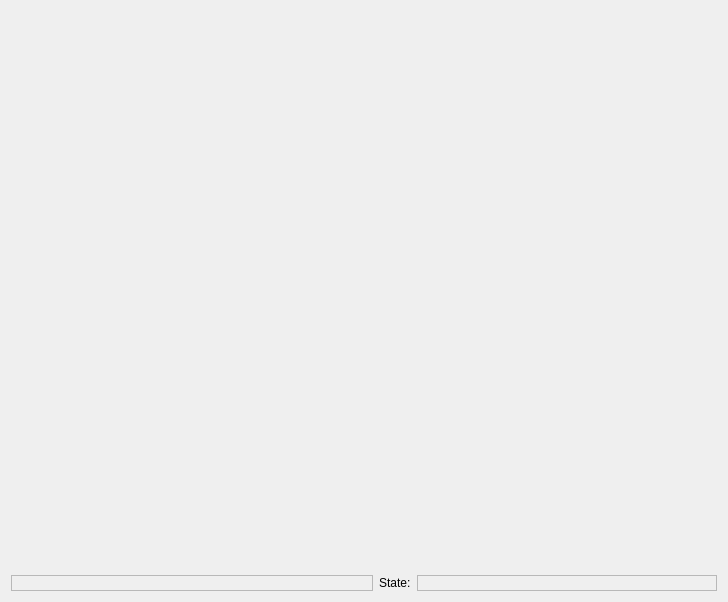
<ui version="4.0" >
 <class>FormContainerWidget</class>
 <widget class="QWidget" name="FormContainerWidget" >
  <property name="geometry" >
   <rect>
    <x>0</x>
    <y>0</y>
    <width>728</width>
    <height>602</height>
   </rect>
  </property>
  <property name="windowTitle" >
   <string>Form</string>
  </property>
  <layout class="QVBoxLayout" name="verticalLayout" >
   <item>
    <widget class="Screen" native="1" name="screen" >
     <property name="sizePolicy" >
      <sizepolicy vsizetype="Expanding" hsizetype="Expanding" >
       <horstretch>0</horstretch>
       <verstretch>0</verstretch>
      </sizepolicy>
     </property>
    </widget>
   </item>
   <item>
    <layout class="QHBoxLayout" name="horizontalLayout" >
     <item>
      <widget class="QLabel" name="uiRecordStatus" >
       <property name="sizePolicy" >
        <sizepolicy vsizetype="Fixed" hsizetype="Expanding" >
         <horstretch>0</horstretch>
         <verstretch>0</verstretch>
        </sizepolicy>
       </property>
       <property name="frameShape" >
        <enum>QFrame::StyledPanel</enum>
       </property>
       <property name="frameShadow" >
        <enum>QFrame::Raised</enum>
       </property>
       <property name="text" >
        <string/>
       </property>
      </widget>
     </item>
     <item>
      <widget class="QLabel" name="uiStatusLabel" >
       <property name="sizePolicy" >
        <sizepolicy vsizetype="Fixed" hsizetype="Fixed" >
         <horstretch>0</horstretch>
         <verstretch>0</verstretch>
        </sizepolicy>
       </property>
       <property name="text" >
        <string>State:</string>
       </property>
      </widget>
     </item>
     <item>
      <widget class="QLabel" name="uiStatus" >
       <property name="sizePolicy" >
        <sizepolicy vsizetype="Fixed" hsizetype="Expanding" >
         <horstretch>0</horstretch>
         <verstretch>0</verstretch>
        </sizepolicy>
       </property>
       <property name="maximumSize" >
        <size>
         <width>300</width>
         <height>16777215</height>
        </size>
       </property>
       <property name="frameShape" >
        <enum>QFrame::StyledPanel</enum>
       </property>
       <property name="frameShadow" >
        <enum>QFrame::Raised</enum>
       </property>
       <property name="text" >
        <string/>
       </property>
      </widget>
     </item>
    </layout>
   </item>
  </layout>
 </widget>
 <customwidgets>
  <customwidget>
   <class>Screen</class>
   <extends>QWidget</extends>
   <header>Koo.Screen.Screen</header>
   <container>1</container>
  </customwidget>
 </customwidgets>
 <resources/>
 <connections/>
</ui>
